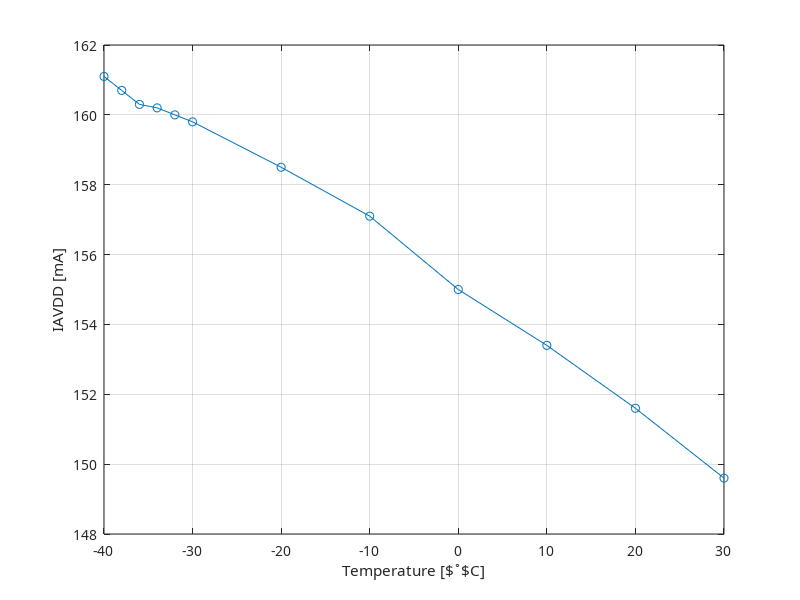

This chart was generated by the following MATLAB code: (Note: this script raises an error after producing the figure.)
%% IAVDD [mA] vs Temperature (CSAVREFGM: auto) (HRRR = 0011)

clear, clc;
fontsize = 12;
f = figure('visible','off');

IAVDD_auto_0011 = flip([149.6 151.6 153.4 155.0 157.1 158.5 159.8 160.0 160.2 160.3 160.7 161.1]);
X_temp = [-40 -38 -36 -34 -32 -30 -20 -10 0 10 20 30]

plot(X_temp, IAVDD_auto_0011, '-o')
%title("IAVDD vs Temperature [CSAVrefGM: auto, HRRR = (0011)_2]");
xlabel('Temperature [$^{\circ}$C]');
ylabel('IAVDD [mA]');
set(gcf, 'Color', 'w');
set(gca,'fontname','Computer Modern') 
grid on

ax = gca; 
ax.XAxis.FontSize = fontsize; 
ax.YAxis.FontSize = fontsize;

savefig('fig/IAVDD_temp_CSAVREFGM_auto_HRRR_0011.fig')
exportgraphics(gcf,'pdf/IAVDD_temp_CSAVREFGM_auto_HRRR_0011.pdf','ContentType','vector');


%% IAVDD [mA] vs Temperature (CSAVREFGM: auto) (HRRR = 0111)

f = figure('visible','off');

IAVDD_auto_0111 = flip([150.1 152.5 153.7 156.0 157.5 158.7 159.9 160.0 160.2 160.3 160.7 161.1]);
X_temp = [-40 -38 -36 -34 -32 -30 -20 -10 0 10 20 30]

plot(X_temp, IAVDD_auto_0111, '-o')
%title("IAVDD vs Temperature [CSAVrefGM: auto, HRRR = (0111)_2]");
xlabel('Temperature [$^{\circ}$C]');
ylabel('IAVDD [mA]');
set(gcf, 'Color', 'w');
set(gca,'fontname','Computer Modern') 
grid on

ax = gca; 
ax.XAxis.FontSize = fontsize; 
ax.YAxis.FontSize = fontsize;

savefig('fig/IAVDD_temp_CSAVREFGM_auto_HRRR_0111.fig')
exportgraphics(gcf,'pdf/IAVDD_temp_CSAVREFGM_auto_HRRR_0111.pdf','ContentType','vector');


%% IAVDD [mA] vs Temperature (CSAVREFGM: 530mV)

f = figure('visible','off');

IAVDD_530mV = flip([150.7 152.3 153.8 155.3 156.7 158.0 159.3 160.0 160.3 160.5 160.2 160.6]);

plot(X_temp, IAVDD_530mV, '-o')
%title("IAVDD vs Temperature (CSAVrefGM: 530mV)");
xlabel('Temperature [$^{\circ}$C]');
ylabel('IAVDD [mA]');
set(gcf, 'Color', 'w');
set(gca,'fontname','Computer Modern') 
grid on

ax = gca; 
ax.XAxis.FontSize = fontsize; 
ax.YAxis.FontSize = fontsize;

savefig('fig/IAVDD_temp_CSAVREFGM_530mV.fig')
exportgraphics(gcf,'pdf/IAVDD_temp_CSAVREFGM_530mV.pdf','ContentType','vector');


%% IAVDD [mA] vs Temperature (CSAVREFGM: auto [HRRR = 0011, HRRR = 0111] vs 530mV)

f = figure('visible','off');

plot(X_temp, IAVDD_auto_0011, '-o', X_temp, IAVDD_auto_0111, '-o', X_temp, IAVDD_530mV, '-o')
%title("IAVDD vs Temperature");
xlabel('Temperature [$^{\circ}$C]');
ylabel('IAVDD [mA]');
set(gcf, 'Color', 'w');
set(gca,'fontname','Computer Modern') 
grid on
legend('CSAVrefGM = auto [HRRR = $(0011)_{2}$]', 'CSAVrefGM = auto [HRRR = $(0111)_{2}$]', 'CSAVrefGM = 530mV','Location','northeast')

ax = gca; 
ax.XAxis.FontSize = fontsize; 
ax.YAxis.FontSize = fontsize;

savefig('fig/IAVDD_temp_CSAVREFGM_auto-530mV.fig')
exportgraphics(gcf,'pdf/IAVDD_temp_CSAVREFGM_auto-530mV.pdf','ContentType','vector');
